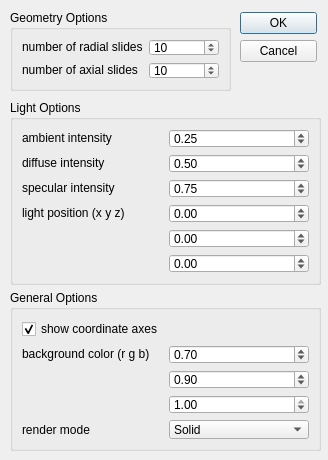
<?xml version="1.0" encoding="UTF-8"?>
<ui version="4.0">
 <class>RenderOptionsDialog</class>
 <widget class="QDialog" name="RenderOptionsDialog">
  <property name="geometry">
   <rect>
    <x>0</x>
    <y>0</y>
    <width>328</width>
    <height>460</height>
   </rect>
  </property>
  <property name="sizePolicy">
   <sizepolicy hsizetype="Fixed" vsizetype="Fixed">
    <horstretch>0</horstretch>
    <verstretch>0</verstretch>
   </sizepolicy>
  </property>
  <property name="minimumSize">
   <size>
    <width>328</width>
    <height>431</height>
   </size>
  </property>
  <property name="maximumSize">
   <size>
    <width>328</width>
    <height>460</height>
   </size>
  </property>
  <property name="windowTitle">
   <string>Dialog</string>
  </property>
  <widget class="QDialogButtonBox" name="buttonBox">
   <property name="geometry">
    <rect>
     <x>240</x>
     <y>12</y>
     <width>77</width>
     <height>52</height>
    </rect>
   </property>
   <property name="sizePolicy">
    <sizepolicy hsizetype="Fixed" vsizetype="Expanding">
     <horstretch>0</horstretch>
     <verstretch>0</verstretch>
    </sizepolicy>
   </property>
   <property name="orientation">
    <enum>Qt::Vertical</enum>
   </property>
   <property name="standardButtons">
    <set>QDialogButtonBox::Cancel|QDialogButtonBox::Ok</set>
   </property>
  </widget>
  <widget class="QGroupBox" name="m_groupBoxGeometry">
   <property name="geometry">
    <rect>
     <x>10</x>
     <y>10</y>
     <width>221</width>
     <height>81</height>
    </rect>
   </property>
   <property name="title">
    <string>Geometry Options</string>
   </property>
   <layout class="QGridLayout" name="gridLayout">
    <item row="0" column="0">
     <widget class="QLabel" name="m_labelRenderSlicesWidth">
      <property name="sizePolicy">
       <sizepolicy hsizetype="Preferred" vsizetype="Fixed">
        <horstretch>0</horstretch>
        <verstretch>0</verstretch>
       </sizepolicy>
      </property>
      <property name="text">
       <string>number of radial slides</string>
      </property>
     </widget>
    </item>
    <item row="0" column="1">
     <widget class="QSpinBox" name="m_sBoxRenderSlicesWidth">
      <property name="sizePolicy">
       <sizepolicy hsizetype="Preferred" vsizetype="Fixed">
        <horstretch>0</horstretch>
        <verstretch>0</verstretch>
       </sizepolicy>
      </property>
      <property name="maximum">
       <number>999</number>
      </property>
      <property name="value">
       <number>10</number>
      </property>
     </widget>
    </item>
    <item row="1" column="0">
     <widget class="QLabel" name="m_labelRenderSlicesHeight">
      <property name="sizePolicy">
       <sizepolicy hsizetype="Preferred" vsizetype="Fixed">
        <horstretch>0</horstretch>
        <verstretch>0</verstretch>
       </sizepolicy>
      </property>
      <property name="text">
       <string>number of axial slides</string>
      </property>
     </widget>
    </item>
    <item row="1" column="1">
     <widget class="QSpinBox" name="m_sBoxRenderSlicesHeight">
      <property name="sizePolicy">
       <sizepolicy hsizetype="Preferred" vsizetype="Fixed">
        <horstretch>1</horstretch>
        <verstretch>0</verstretch>
       </sizepolicy>
      </property>
      <property name="maximum">
       <number>999</number>
      </property>
      <property name="value">
       <number>10</number>
      </property>
     </widget>
    </item>
   </layout>
  </widget>
  <widget class="QGroupBox" name="m_groupBoxLight">
   <property name="geometry">
    <rect>
     <x>10</x>
     <y>100</y>
     <width>311</width>
     <height>185</height>
    </rect>
   </property>
   <property name="title">
    <string>Light Options</string>
   </property>
   <layout class="QGridLayout" name="gridLayout_3">
    <item row="0" column="0">
     <widget class="QLabel" name="m_labelLightAmbientInt">
      <property name="sizePolicy">
       <sizepolicy hsizetype="Preferred" vsizetype="Fixed">
        <horstretch>0</horstretch>
        <verstretch>0</verstretch>
       </sizepolicy>
      </property>
      <property name="text">
       <string>ambient intensity</string>
      </property>
     </widget>
    </item>
    <item row="0" column="1">
     <widget class="QDoubleSpinBox" name="m_dsBoxAmbientInt">
      <property name="sizePolicy">
       <sizepolicy hsizetype="Preferred" vsizetype="Fixed">
        <horstretch>0</horstretch>
        <verstretch>0</verstretch>
       </sizepolicy>
      </property>
      <property name="maximum">
       <double>1.000000000000000</double>
      </property>
      <property name="singleStep">
       <double>0.100000000000000</double>
      </property>
      <property name="value">
       <double>0.250000000000000</double>
      </property>
     </widget>
    </item>
    <item row="1" column="0">
     <widget class="QLabel" name="m_labelLightDiffuseInt">
      <property name="sizePolicy">
       <sizepolicy hsizetype="Preferred" vsizetype="Fixed">
        <horstretch>0</horstretch>
        <verstretch>0</verstretch>
       </sizepolicy>
      </property>
      <property name="text">
       <string>diffuse intensity</string>
      </property>
     </widget>
    </item>
    <item row="1" column="1">
     <widget class="QDoubleSpinBox" name="m_dsBoxDiffuseInt">
      <property name="sizePolicy">
       <sizepolicy hsizetype="Preferred" vsizetype="Fixed">
        <horstretch>0</horstretch>
        <verstretch>0</verstretch>
       </sizepolicy>
      </property>
      <property name="maximum">
       <double>1.000000000000000</double>
      </property>
      <property name="singleStep">
       <double>0.100000000000000</double>
      </property>
      <property name="value">
       <double>0.500000000000000</double>
      </property>
     </widget>
    </item>
    <item row="2" column="0">
     <widget class="QLabel" name="m_labelLightSpecularInt">
      <property name="sizePolicy">
       <sizepolicy hsizetype="Preferred" vsizetype="Fixed">
        <horstretch>0</horstretch>
        <verstretch>0</verstretch>
       </sizepolicy>
      </property>
      <property name="text">
       <string>specular intensity</string>
      </property>
     </widget>
    </item>
    <item row="2" column="1">
     <widget class="QDoubleSpinBox" name="m_dsBoxSpecularInt">
      <property name="sizePolicy">
       <sizepolicy hsizetype="Preferred" vsizetype="Fixed">
        <horstretch>0</horstretch>
        <verstretch>0</verstretch>
       </sizepolicy>
      </property>
      <property name="maximum">
       <double>1.000000000000000</double>
      </property>
      <property name="singleStep">
       <double>0.100000000000000</double>
      </property>
      <property name="value">
       <double>0.750000000000000</double>
      </property>
     </widget>
    </item>
    <item row="3" column="0">
     <widget class="QLabel" name="m_labelLightPos">
      <property name="sizePolicy">
       <sizepolicy hsizetype="Preferred" vsizetype="Fixed">
        <horstretch>0</horstretch>
        <verstretch>0</verstretch>
       </sizepolicy>
      </property>
      <property name="text">
       <string>light position (x y z)</string>
      </property>
     </widget>
    </item>
    <item row="3" column="1">
     <widget class="QDoubleSpinBox" name="m_dsBoxLightPosX">
      <property name="sizePolicy">
       <sizepolicy hsizetype="Preferred" vsizetype="Fixed">
        <horstretch>0</horstretch>
        <verstretch>0</verstretch>
       </sizepolicy>
      </property>
      <property name="minimum">
       <double>-999999999.000000000000000</double>
      </property>
      <property name="maximum">
       <double>999999999.000000000000000</double>
      </property>
      <property name="singleStep">
       <double>1.000000000000000</double>
      </property>
      <property name="value">
       <double>0.000000000000000</double>
      </property>
     </widget>
    </item>
    <item row="4" column="1">
     <widget class="QDoubleSpinBox" name="m_dsBoxLightPosY">
      <property name="sizePolicy">
       <sizepolicy hsizetype="Preferred" vsizetype="Fixed">
        <horstretch>0</horstretch>
        <verstretch>0</verstretch>
       </sizepolicy>
      </property>
      <property name="minimum">
       <double>-999999999.000000000000000</double>
      </property>
      <property name="maximum">
       <double>999999999.000000000000000</double>
      </property>
      <property name="singleStep">
       <double>1.000000000000000</double>
      </property>
      <property name="value">
       <double>0.000000000000000</double>
      </property>
     </widget>
    </item>
    <item row="5" column="1">
     <widget class="QDoubleSpinBox" name="m_dsBoxLightPosZ">
      <property name="sizePolicy">
       <sizepolicy hsizetype="Preferred" vsizetype="Fixed">
        <horstretch>0</horstretch>
        <verstretch>0</verstretch>
       </sizepolicy>
      </property>
      <property name="minimum">
       <double>-999999999.000000000000000</double>
      </property>
      <property name="maximum">
       <double>999999999.000000000000000</double>
      </property>
      <property name="singleStep">
       <double>1.000000000000000</double>
      </property>
      <property name="value">
       <double>0.000000000000000</double>
      </property>
     </widget>
    </item>
   </layout>
  </widget>
  <widget class="QGroupBox" name="m_groupBoxGenerl">
   <property name="geometry">
    <rect>
     <x>10</x>
     <y>290</y>
     <width>311</width>
     <height>161</height>
    </rect>
   </property>
   <property name="title">
    <string>General Options</string>
   </property>
   <layout class="QGridLayout" name="gridLayout_2">
    <item row="3" column="1">
     <widget class="QDoubleSpinBox" name="m_dsBoxBackgroundB">
      <property name="maximum">
       <double>1.000000000000000</double>
      </property>
      <property name="singleStep">
       <double>0.100000000000000</double>
      </property>
      <property name="value">
       <double>1.000000000000000</double>
      </property>
     </widget>
    </item>
    <item row="2" column="1">
     <widget class="QDoubleSpinBox" name="m_dsBoxBackgroundG">
      <property name="maximum">
       <double>1.000000000000000</double>
      </property>
      <property name="singleStep">
       <double>0.100000000000000</double>
      </property>
      <property name="value">
       <double>0.900000000000000</double>
      </property>
     </widget>
    </item>
    <item row="1" column="1">
     <widget class="QDoubleSpinBox" name="m_dsBoxBackgroundR">
      <property name="minimum">
       <double>0.000000000000000</double>
      </property>
      <property name="maximum">
       <double>1.000000000000000</double>
      </property>
      <property name="singleStep">
       <double>0.100000000000000</double>
      </property>
      <property name="value">
       <double>0.700000000000000</double>
      </property>
     </widget>
    </item>
    <item row="1" column="0">
     <widget class="QLabel" name="m_labelBackgroundColor">
      <property name="sizePolicy">
       <sizepolicy hsizetype="Preferred" vsizetype="Fixed">
        <horstretch>0</horstretch>
        <verstretch>0</verstretch>
       </sizepolicy>
      </property>
      <property name="text">
       <string>background color (r g b)</string>
      </property>
     </widget>
    </item>
    <item row="0" column="0">
     <widget class="QCheckBox" name="m_cBoxCoordAxes">
      <property name="sizePolicy">
       <sizepolicy hsizetype="Preferred" vsizetype="Fixed">
        <horstretch>0</horstretch>
        <verstretch>0</verstretch>
       </sizepolicy>
      </property>
      <property name="layoutDirection">
       <enum>Qt::LeftToRight</enum>
      </property>
      <property name="text">
       <string>show coordinate axes</string>
      </property>
      <property name="checked">
       <bool>true</bool>
      </property>
     </widget>
    </item>
    <item row="4" column="1">
     <widget class="QComboBox" name="comboBox">
      <item>
       <property name="text">
        <string>Solid</string>
       </property>
      </item>
      <item>
       <property name="text">
        <string>Wireframe</string>
       </property>
      </item>
      <item>
       <property name="text">
        <string>Transparent</string>
       </property>
      </item>
     </widget>
    </item>
    <item row="4" column="0">
     <widget class="QLabel" name="label">
      <property name="text">
       <string>render mode</string>
      </property>
     </widget>
    </item>
   </layout>
  </widget>
 </widget>
 <resources/>
 <connections>
  <connection>
   <sender>buttonBox</sender>
   <signal>accepted()</signal>
   <receiver>RenderOptionsDialog</receiver>
   <slot>accept()</slot>
   <hints>
    <hint type="sourcelabel">
     <x>248</x>
     <y>254</y>
    </hint>
    <hint type="destinationlabel">
     <x>157</x>
     <y>274</y>
    </hint>
   </hints>
  </connection>
  <connection>
   <sender>buttonBox</sender>
   <signal>rejected()</signal>
   <receiver>RenderOptionsDialog</receiver>
   <slot>reject()</slot>
   <hints>
    <hint type="sourcelabel">
     <x>316</x>
     <y>260</y>
    </hint>
    <hint type="destinationlabel">
     <x>286</x>
     <y>274</y>
    </hint>
   </hints>
  </connection>
 </connections>
</ui>
